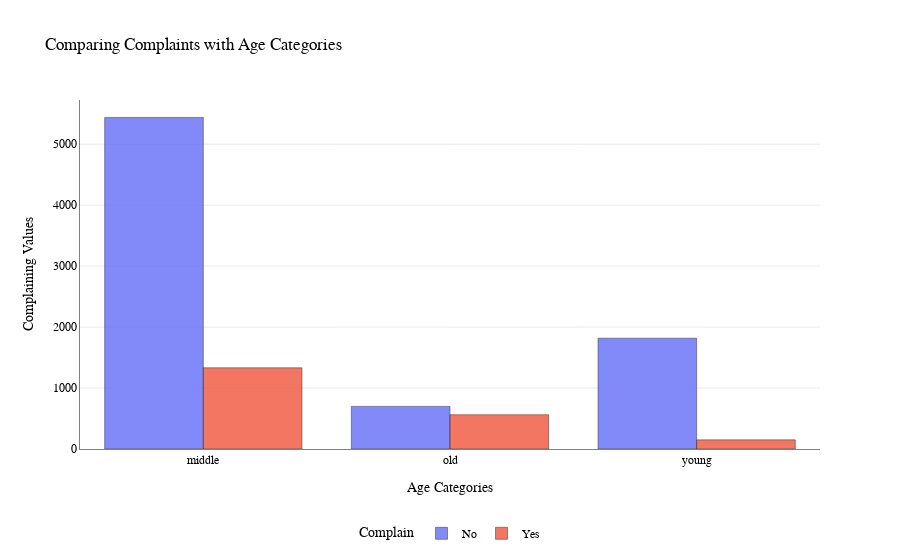

The code cell stored with this chart in its notebook:
### Code cell
import plotly.express as px

# Calculate complaints for age category and complain
grouped_df = data.groupby(['age_category', 'Complain']).size().reset_index(name='Count')

# Define the desired order of age_category
age_category_order = ['Young', 'Middle', 'Old']

# Create the plot
fig = px.bar(grouped_df, x='age_category', y='Count', color='Complain',
             title='Comparing Complaints with Age Categories',
             labels={'age_category': 'Age Categories', 'Count': 'Complaining Values'},
             category_orders={'age_category': age_category_order})

# Customize the layout
fig.update_layout(
    barmode='group',
    plot_bgcolor='white',  # Set plot background color to white
    paper_bgcolor='white',  # Set plot paper background color to white
    font_family='Arial',
    font_color='black',
    legend=dict(
        title='Complain',
        orientation='h',
        yanchor='top',
        y=-0.2,
        xanchor='center',
        x=0.5
    ),
    xaxis=dict(
        title='Age Categories',
        tickfont=dict(size=12),
        showgrid=False,
        showline=True,
        linewidth=1,
        linecolor='gray'
    ),
    yaxis=dict(
        title='Complaining Values',
        tickfont=dict(size=12),
        showgrid=True,
        gridcolor='lightgray',
        gridwidth=0.5,
        zeroline=False,
        showline=True,
        linewidth=1,
        linecolor='gray'
    )
)

# Update bar colors
fig.update_traces(marker=dict(line=dict(width=0.5, color='black')), opacity=0.8)

# Show the plot
fig.show()

### Figure 1 — Plotly figure (JSON) as saved in the notebook; plotly's stock layout.template omitted (floating-point values rounded to 4 significant figures)
{"data": [{"alignmentgroup": "True", "hovertemplate": "Complain=No<br>Age Categories=%{x}<br>Complaining Values=%{y}<extra></extra>", "legendgroup": "No", "marker": {"color": "#636efa", "line": {"color": "black", "width": 0.5}, "pattern": {"shape": ""}}, "name": "No", "offsetgroup": "No", "opacity": 0.8, "orientation": "v", "showlegend": true, "textposition": "auto", "type": "bar", "x": ["middle", "old", "young"], "xaxis": "x", "y": [5439, 699, 1818], "yaxis": "y"}, {"alignmentgroup": "True", "hovertemplate": "Complain=Yes<br>Age Categories=%{x}<br>Complaining Values=%{y}<extra></extra>", "legendgroup": "Yes", "marker": {"color": "#EF553B", "line": {"color": "black", "width": 0.5}, "pattern": {"shape": ""}}, "name": "Yes", "offsetgroup": "Yes", "opacity": 0.8, "orientation": "v", "showlegend": true, "textposition": "auto", "type": "bar", "x": ["middle", "old", "young"], "xaxis": "x", "y": [1332, 562, 150], "yaxis": "y"}], "layout": {"barmode": "group", "font": {"color": "black", "family": "Arial"}, "legend": {"orientation": "h", "title": {"text": "Complain"}, "tracegroupgap": 0, "x": 0.5, "xanchor": "center", "y": -0.2, "yanchor": "top"}, "paper_bgcolor": "white", "plot_bgcolor": "white", "title": {"text": "Comparing Complaints with Age Categories"}, "xaxis": {"anchor": "y", "categoryarray": ["Young", "Middle", "Old"], "categoryorder": "array", "domain": [0, 1], "linecolor": "gray", "linewidth": 1, "showgrid": false, "showline": true, "tickfont": {"size": 12}, "title": {"text": "Age Categories"}}, "yaxis": {"anchor": "x", "domain": [0, 1], "gridcolor": "lightgray", "gridwidth": 0.5, "linecolor": "gray", "linewidth": 1, "showgrid": true, "showline": true, "tickfont": {"size": 12}, "title": {"text": "Complaining Values"}, "zeroline": false}}}
